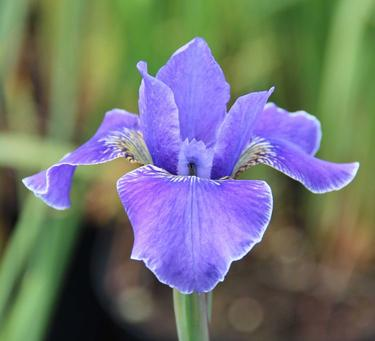
#> input picture a1/iris.jpg, 375 x 341 px
$ python a1.py   (Python 2 division)
#> lines starting #> are read from the running program, lines starting #| are printed output that depends on the picture
#> in question2, im is the input picture: shape (341, 375, 3); mean B, G, R 116.6, 116.8, 113.4
import numpy as np
import cv2 as cv
import scipy.stats as st
from scipy import signal
from scipy.ndimage.filters import laplace
from scipy.ndimage.filters import gaussian_filter

def correlation(image, kernel, mode):
#> called with kernel = array of shape (3, 3), mode = 'same'
    kernel_x,kernel_y = kernel.shape
    if kernel_x % 2 ==0 or kernel_y % 2 == 0 or kernel_x != kernel_y:
        return "invalid kernel dimension"

    num_rows = image.shape[0]
#> num_rows = 341
    num_cols = image.shape[1]
#> num_cols = 375

    if len(image.shape) == 2:

        k = kernel.shape[0] / 2

        if mode == "valid":
            output = np.zeros((num_rows-2*k, num_cols-2*k))
        elif mode == "same":
            output = np.zeros((num_rows,num_cols))
            image = cv.copyMakeBorder(image,k,k,k,k, cv.BORDER_CONSTANT, value=0)
        elif mode == "full":
            offset = kernel.shape[0] - 1
            output = np.zeros((num_rows+offset, num_cols+offset))
            image = cv.copyMakeBorder(image,offset,offset,offset,offset,cv.BORDER_CONSTANT, value=0)

        new_num_rows = image.shape[0]
        new_num_cols = image.shape[1]

        for r in range(k, new_num_rows-k):
            for c in range(k, new_num_cols-k):
                patch = image[r - k:r + k+1, c - k:c + k+1]
                output[r-k,c-k] = np.sum(np.multiply(patch.flatten(), kernel.flatten()))

    else:
        k = kernel.shape[0] / 2

        if mode == "valid":
            output = np.zeros((num_rows-2*k, num_cols-2*k,3))
        elif mode == "same":
            output = np.zeros((num_rows,num_cols,3))
            image = cv.copyMakeBorder(image,k,k,k,k, cv.BORDER_CONSTANT, value=0)
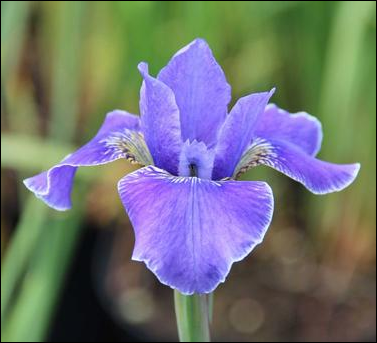
#> image: shape (343, 377, 3); mean of channels 0, 1, 2 115.3, 115.5, 112.2; drawn as B, G, R
        elif mode == "full":
            offset = kernel.shape[0] - 1
            output = np.zeros((num_rows+offset, num_cols+offset,3))
            image = cv.copyMakeBorder(image,offset,offset,offset,offset,cv.BORDER_CONSTANT, value=0)

        new_num_rows = image.shape[0]
#> new_num_rows = 343
        new_num_cols = image.shape[1]
#> new_num_cols = 377

        for r in range(k, new_num_rows-k):
            for c in range(k, new_num_cols-k):
                for channel in range(0, 3):
                    patch = image[r - k:r + k+1, c - k:c + k+1,channel]

                    output[r-k,c-k,channel] = np.sum(np.multiply(patch.flatten(), kernel.flatten()))

    return output


def question1():
    kernel = np.array([[-0.25,0,0.25],[1,0,1],[0.25,0,-0.25]],dtype='f')
    im = cv.imread('iris.jpg')

    resultA = correlation(im, kernel, "same")
    cv.imwrite('output_image_same.jpg', resultA)
    resultB = correlation(im, kernel, "full")
    cv.imwrite('output_image_full.jpg', resultB)
    resultC = correlation(im, kernel, "valid")
    cv.imwrite('output_image_valid.jpg', resultC)


def question2():
    x = cv.getGaussianKernel(3,3,ktype=cv.CV_64F)
    y = cv.getGaussianKernel(3,5,ktype=cv.CV_64F)
    gkernel = np.outer(x,y)
    print gkernel
    gkernel = np.flip(gkernel,0)
    gkernel = np.flip(gkernel,1)
    im = cv.imread('iris.jpg')
    result = correlation(im, gkernel, "same")
    cv.imwrite('output_2.jpg', result)


def question8():
    img = cv.imread('whereswaldo.jpg')

    template = cv.imread('waldo.jpg')
    w = template.shape[0]
    h=template.shape[1]

    res = cv.matchTemplate(img,template,cv.TM_CCORR_NORMED)

    min_val, max_val, min_loc, max_loc = cv.minMaxLoc(res)
    top_left = max_loc
    bottom_right = (top_left[0] + w, top_left[1] + h)
    cv.rectangle(img,top_left, bottom_right, 255, 2)
    cv.imwrite('Detected.jpg',img)


def question7():
    img = cv.imread("portrait.jpg")
    img_gray = cv.cvtColor(img, cv.COLOR_BGR2GRAY)

    resultx = gaussian_filter(img_gray,3,order=[0,1])
    cv.imwrite("resultx.jpg",resultx)
    resulty = gaussian_filter(img_gray,3,order=[1,0])
    cv.imwrite("resulty.jpg",resulty)
    resultxy = gaussian_filter(img_gray,3,1)
    cv.imwrite("resultxy.jpg",resultxy)
    lap = cv.Laplacian(img_gray,cv.CV_64F,ksize=3)
    cv.imwrite("result_laplace.jpg",lap)

def question11():
    img = cv.imread("portrait.jpg",0)
    edges = cv.Canny(img,400,200)
    cv.imwrite("Canny_output.jpg",edges)


if __name__ == "__main__":
    # question1()
    # question7()
    question2()
    # question8()
    # question11()
